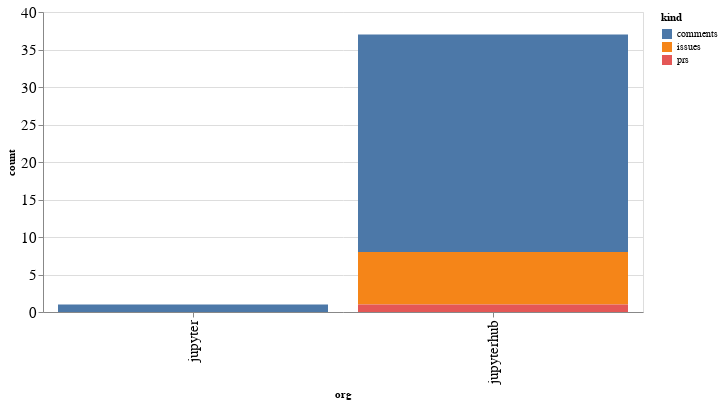

The notebook cell saved with this chart:
### Code cell
alt.Chart(org_summaries, width=600).mark_bar().encode(
    x='org',
    y='count',
    color='kind',
    tooltip="org"
)

### Figure 1 — Vega-Lite specification as saved in the notebook (floating-point values rounded to 4 significant figures)
{"config": {"axisLeft": {"labelFontSize": 15}, "axisBottom": {"labelFontSize": 15}}, "data": {"name": "data-4419f42312e4104b95f9a14d8d6e5bf0"}, "mark": "bar", "encoding": {"color": {"type": "nominal", "field": "kind"}, "tooltip": {"type": "nominal", "field": "org"}, "x": {"type": "nominal", "field": "org"}, "y": {"type": "quantitative", "field": "count"}}, "width": 600, "$schema": "https://vega.github.io/schema/vega-lite/v4.8.1.json", "datasets": {"data-4419f42312e4104b95f9a14d8d6e5bf0": [{"org": "jupyter", "kind": "comments", "count": 1}, {"org": "jupyterhub", "kind": "comments", "count": 29}, {"org": "jupyterhub", "kind": "issues", "count": 7}, {"org": "jupyterhub", "kind": "prs", "count": 1}]}}
